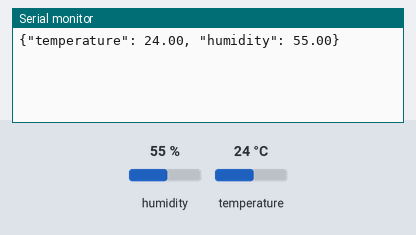
Simulated run of this sketch. Board: Arduino Uno, built with avr-gcc and run on an emulated ATmega328P. Shown: the last lines printed to the serial monitor. The inputs (shaded band) are chosen by the test bench; at power-on: humidity 55 %, temperature 24 °C.

Above: at 18.0 s.
18.1 s: humidity set to 22 %
At 21.4 s:
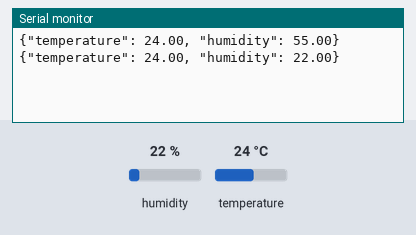
33.1 s: temperature set to 12 °C
At 40.7 s:
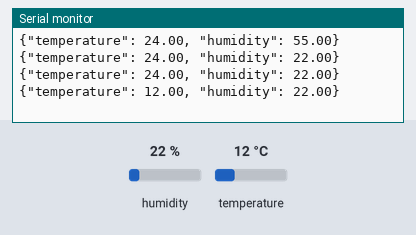
48.1 s: humidity set to 40 %
At 50.9 s:
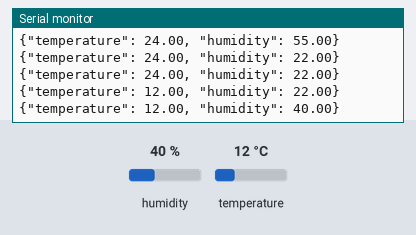
Timing chart, 0 to 52.4 s (numbered marks = the images above; inputs shaded):
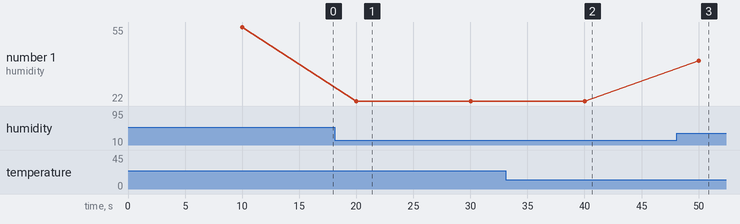

Measured:
- after the input at 18.1 s, the serial monitor: prints a new line after 1.9 s (image 1)
- after the input at 33.1 s, the serial monitor: prints a new line after 6.9 s (image 2)
- after the input at 48.1 s, the serial monitor: prints a new line after 1.9 s (image 3)
- plotted number 1: 55 → 22 after the input at 18.1 s, 22 → 40 after the input at 48.1 s

The sketch:

dht22.ino
```cpp
#include <DHT.h>;

#define DHTPIN 7 // Arduino pin we're connected to
#define DHTTYPE DHT22 // DHT 22 (AM2302)
DHT dht(DHTPIN, DHTTYPE); // Initialize DHT sensor for normal 16mhz Arduino

float humidity;
float temperature;

void setup() {
  Serial.begin(9600);
  dht.begin();
}

void loop() {
  delay(10000); // 10s

  // Read data
  temperature = dht.readTemperature();
  humidity = dht.readHumidity();

  // Print temperature and humidity values to serial monitor
  Serial.print("{\"temperature\": ");
  Serial.print(temperature);
  Serial.print(", \"humidity\": ");
  Serial.print(humidity);
  Serial.println("}");
}
```
